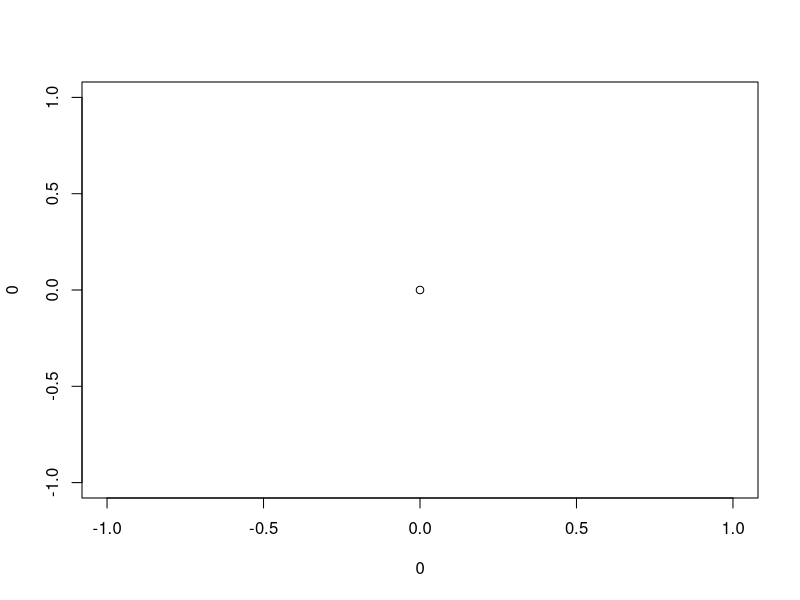

R code for this plot:
## ---- chunk 1
knitr::opts_chunk$set(echo = TRUE)
## ---- chunk 2
#Put some code in there!
plot(0,0)
